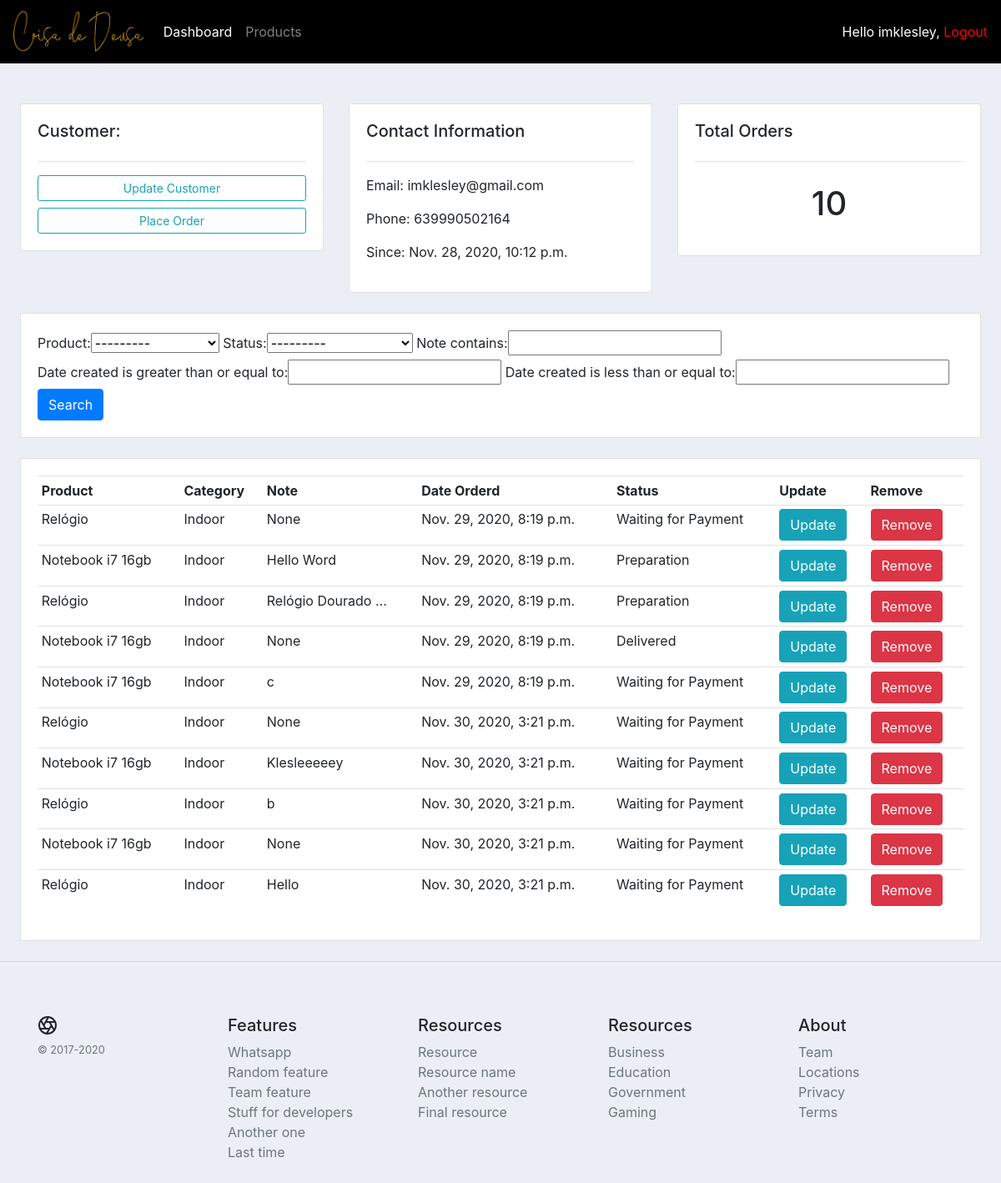
/customer/1/ (signed in), run on an earlier commit of the app's database.
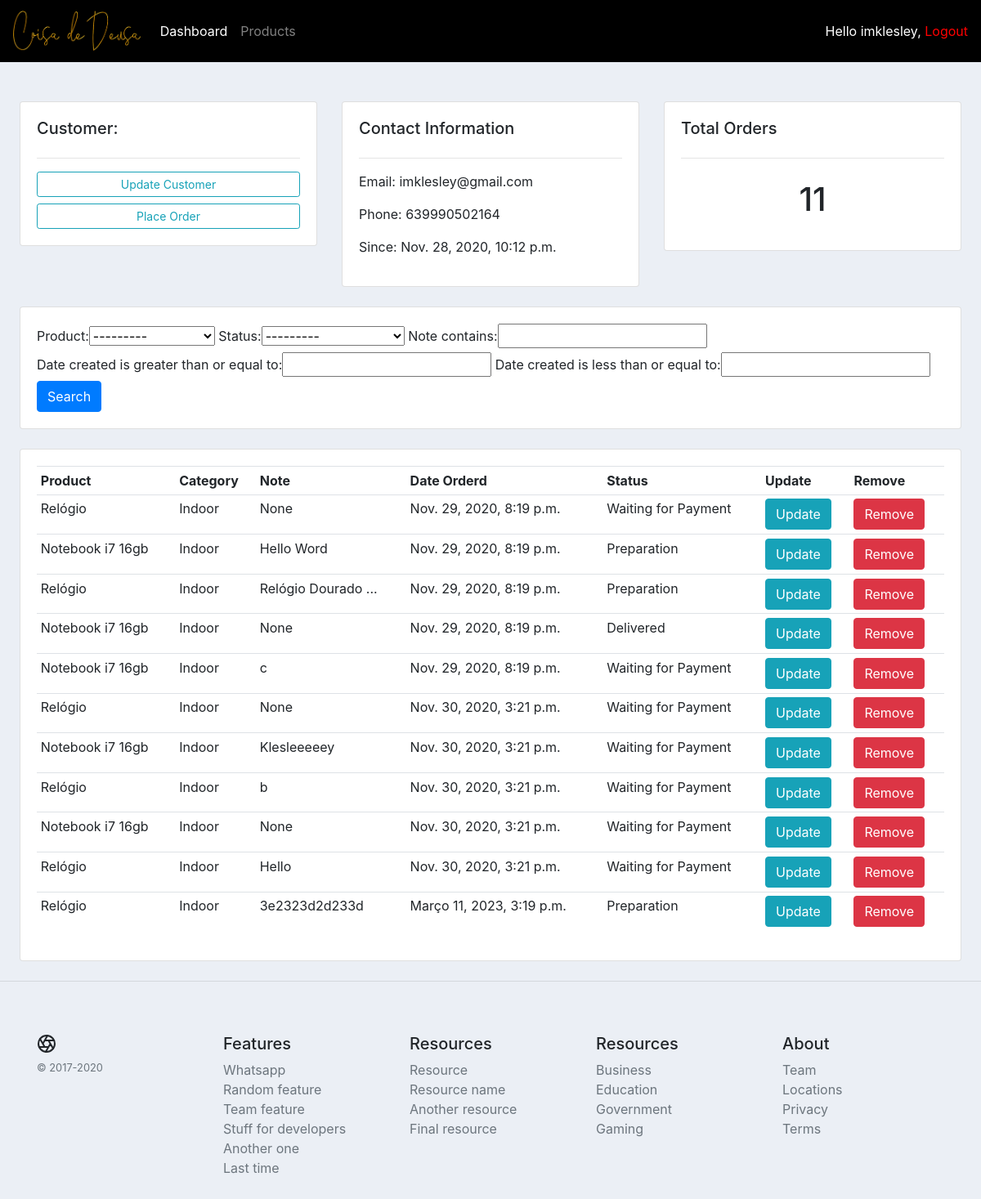
And on a later commit of the database.
### accounts/models.py (models this page shows, shortened)
class Customer(models.Model):
    user = models.OneToOneField(User, null=True, blank=True, on_delete=models.CASCADE)
    name = models.CharField(max_length=200)
    phone = models.CharField(max_length=20)
    email = models.EmailField(max_length=200)
    profile_pic = models.ImageField(null=True, blank=True, default='default_pic.png')
    date_created = models.DateTimeField(auto_now_add=True)

class Order(models.Model):
    STATUS = [
        ('Waiting for Payment', 'Waiting for Payment'),
        ('Preparation', 'Preparation'),
        ('Out for delivery', 'Out for delivery'),
        ('Delivered', 'Delivered')
    ]
    customer = models.ForeignKey(Customer, null=True, on_delete=models.SET_NULL)
    product = models.ForeignKey(Product, null=True, on_delete=models.SET_NULL)
    status = models.CharField(max_length=255, choices=STATUS, default=STATUS[0], null=True, )
    date_created = models.DateTimeField(auto_now_add=True, null=True)
    note = models.CharField(max_length=1000, null=True)

class Product(models.Model):
    CATEGORY = [('Indoor', 'Indoor'), ('Out door', 'Out door')]
    name = models.CharField(max_length=255, null=True)
    price = models.DecimalField(max_digits=7, decimal_places=2)
    category = models.CharField(max_length=200, choices=CATEGORY)
    description = models.TextField(help_text='Sua descrição vem aqui', blank=True)
    quantity_available = models.PositiveIntegerField(default=0, )
    date_created = models.DateTimeField(auto_now_add=True)
    tags = models.ManyToManyField(Tag)
    def __str__(self):
        return self.name

### accounts/decorators.py (the view)
        def wrapper_func(request, *args, **kwargs):
            group = None
            if request.user.groups.exists():
                group = request.user.groups.all()[0].name
                if group in allowed_roles:
                    return view(request, *args, **kwargs)
                else:
                    return HttpResponse('You are not authorized to acess this!!')

### accounts/views.py (called while the page is built)
@login_required(login_url='login_page')
@allowed_users(allowed_roles=['admin'])
def customer(request, pk):
    context = {}
    user = get_object_or_404(Customer, pk=pk)
    orders = user.order_set.all()
    my_filter = OrderFilter(request.GET, orders)
    orders = my_filter.qs
    context['my_filter'] = my_filter
    context['customer'] = user
    context['orders'] = orders
    return render(request, 'accounts/customer.html', context)

### accounts/templates/accounts/customer.html (shortened to what this page needs)
{% extends 'base.html' %}
{% block content %}
    <br>
    <div class="row">
        <div class="col-md">
            <div class="card card-body">
                <h5>Customer:</h5>
                <hr>
                <a class="btn btn-outline-info  btn-sm btn-block" href="">Update Customer</a>
                <a class="btn btn-outline-info  btn-sm btn-block" href="{% url 'create_many_orders' customer.id %}">Place
                    Order</a>
            </div>
        </div>
        <div class="col-md">
            <div class="card card-body">
                <h5>Contact Information</h5>
                <hr>
                <p>Email: {{ customer.email }} </p>
                <p>Phone: {{ customer.phone }} </p>
                <p>Since: {{ customer.date_created }} </p>
            </div>
        </div>
        <div class="col-md">
            <div class="card card-body">
                <h5>Total Orders</h5>
                <hr>
                <h1 style="text-align: center;padding: 10px">
                    {{ customer.order_set.all.count }}
                </h1>
            </div>
        </div>
    </div>
    <br>
    <div class="row">
        <div class="col">
            <div class="card card-body">
                <form method="get">
                    {{ my_filter.form }}
                    <button class="btn btn-primary" type="submit">Search</button>
                </form>
            </div>
        </div>
    </div>
    <br>
    <div class="row">
        <div class="col-md">
            <div class="card card-body">
                <table class="table table-sm">
                    <tr>
                        <th>Product</th>
                        <th>Category</th>
                        <th>Note</th>
                        <th>Date Orderd</th>
                        <th>Status</th>
                        <th>Update</th>
                        <th>Remove</th>
                    </tr>
                    {% for order in orders %}
                        <tr>
                            <td>{{ order.product.name }}</td>
                            <td>{{ order.product.category }}</td>
                            <td>{{ order.note|truncatechars:20}}</td>
                            <td>{{ order.date_created }}</td>
                            <td>{{ order.status }}</td>
                            <td><a class="btn btn-info" href="{% url 'update_order' order.id %}">Update</a></td>
                            <td><a class="btn btn-danger" href="{% url 'delete_order' order.id %}">Remove</a></td>
                        </tr>
                    {% endfor %}
                </table>
            </div>
        </div>
    </div>
{% endblock %}

What changed in the data, as far as the page shows it:
computed for Customer "imklesley@gmail.com": order_set.all.count "10" → "11"
added Order: product.name "Relógio", product.category "Indoor", note "3e2323d2d233d", date_created "Março 11, 2023, 3:19 p.m.", status "Preparation"
